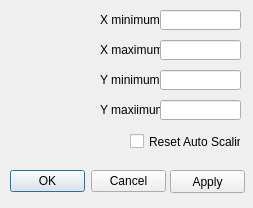
<?xml version="1.0" encoding="UTF-8"?>
<ui version="4.0">
 <class>SetAxesDialog</class>
 <widget class="QDialog" name="SetAxesDialog">
  <property name="windowModality">
   <enum>Qt::NonModal</enum>
  </property>
  <property name="enabled">
   <bool>true</bool>
  </property>
  <property name="geometry">
   <rect>
    <x>0</x>
    <y>0</y>
    <width>253</width>
    <height>208</height>
   </rect>
  </property>
  <property name="windowTitle">
   <string>Set Axes</string>
  </property>
  <widget class="QLabel" name="label">
   <property name="geometry">
    <rect>
     <x>100</x>
     <y>10</y>
     <width>61</width>
     <height>20</height>
    </rect>
   </property>
   <property name="text">
    <string>X minimum </string>
   </property>
  </widget>
  <widget class="QLabel" name="label_2">
   <property name="geometry">
    <rect>
     <x>100</x>
     <y>40</y>
     <width>61</width>
     <height>20</height>
    </rect>
   </property>
   <property name="text">
    <string>X maximum </string>
   </property>
  </widget>
  <widget class="QLabel" name="label_3">
   <property name="geometry">
    <rect>
     <x>100</x>
     <y>70</y>
     <width>61</width>
     <height>20</height>
    </rect>
   </property>
   <property name="text">
    <string>Y minimum </string>
   </property>
  </widget>
  <widget class="QLabel" name="label_4">
   <property name="geometry">
    <rect>
     <x>100</x>
     <y>100</y>
     <width>61</width>
     <height>20</height>
    </rect>
   </property>
   <property name="text">
    <string>Y maxiimum </string>
   </property>
  </widget>
  <widget class="QCheckBox" name="resetAutoScalingButton">
   <property name="geometry">
    <rect>
     <x>130</x>
     <y>130</y>
     <width>111</width>
     <height>23</height>
    </rect>
   </property>
   <property name="text">
    <string>Reset Auto Scaling</string>
   </property>
  </widget>
  <widget class="QLineEdit" name="maxXInput">
   <property name="geometry">
    <rect>
     <x>160</x>
     <y>40</y>
     <width>81</width>
     <height>20</height>
    </rect>
   </property>
  </widget>
  <widget class="QLineEdit" name="minYInput">
   <property name="geometry">
    <rect>
     <x>160</x>
     <y>70</y>
     <width>81</width>
     <height>20</height>
    </rect>
   </property>
  </widget>
  <widget class="QLineEdit" name="maxYInput">
   <property name="geometry">
    <rect>
     <x>160</x>
     <y>100</y>
     <width>81</width>
     <height>20</height>
    </rect>
   </property>
  </widget>
  <widget class="QLineEdit" name="minXInput">
   <property name="geometry">
    <rect>
     <x>160</x>
     <y>10</y>
     <width>81</width>
     <height>20</height>
    </rect>
   </property>
  </widget>
  <widget class="QDialogButtonBox" name="buttonBox">
   <property name="geometry">
    <rect>
     <x>10</x>
     <y>170</y>
     <width>156</width>
     <height>23</height>
    </rect>
   </property>
   <property name="orientation">
    <enum>Qt::Horizontal</enum>
   </property>
   <property name="standardButtons">
    <set>QDialogButtonBox::Cancel|QDialogButtonBox::Ok</set>
   </property>
   <property name="centerButtons">
    <bool>false</bool>
   </property>
  </widget>
  <widget class="QPushButton" name="applyButton">
   <property name="geometry">
    <rect>
     <x>170</x>
     <y>170</y>
     <width>75</width>
     <height>23</height>
    </rect>
   </property>
   <property name="text">
    <string>Apply</string>
   </property>
  </widget>
 </widget>
 <resources/>
 <connections>
  <connection>
   <sender>buttonBox</sender>
   <signal>accepted()</signal>
   <receiver>SetAxesDialog</receiver>
   <slot>accept()</slot>
   <hints>
    <hint type="sourcelabel">
     <x>248</x>
     <y>254</y>
    </hint>
    <hint type="destinationlabel">
     <x>157</x>
     <y>274</y>
    </hint>
   </hints>
  </connection>
  <connection>
   <sender>buttonBox</sender>
   <signal>rejected()</signal>
   <receiver>SetAxesDialog</receiver>
   <slot>reject()</slot>
   <hints>
    <hint type="sourcelabel">
     <x>316</x>
     <y>260</y>
    </hint>
    <hint type="destinationlabel">
     <x>286</x>
     <y>274</y>
    </hint>
   </hints>
  </connection>
 </connections>
</ui>
